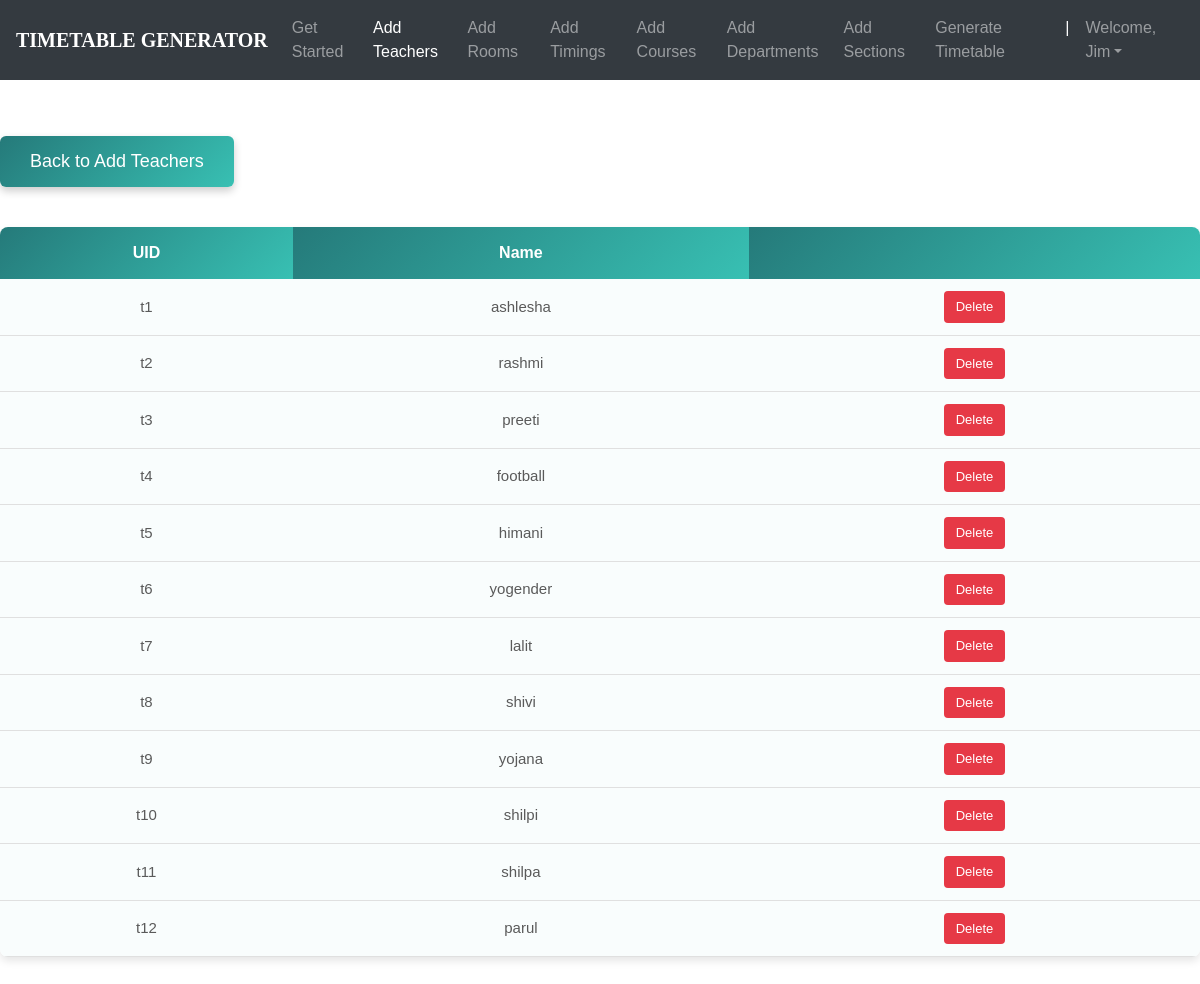
Before: /teachers_list/ (signed in) with the older database file.
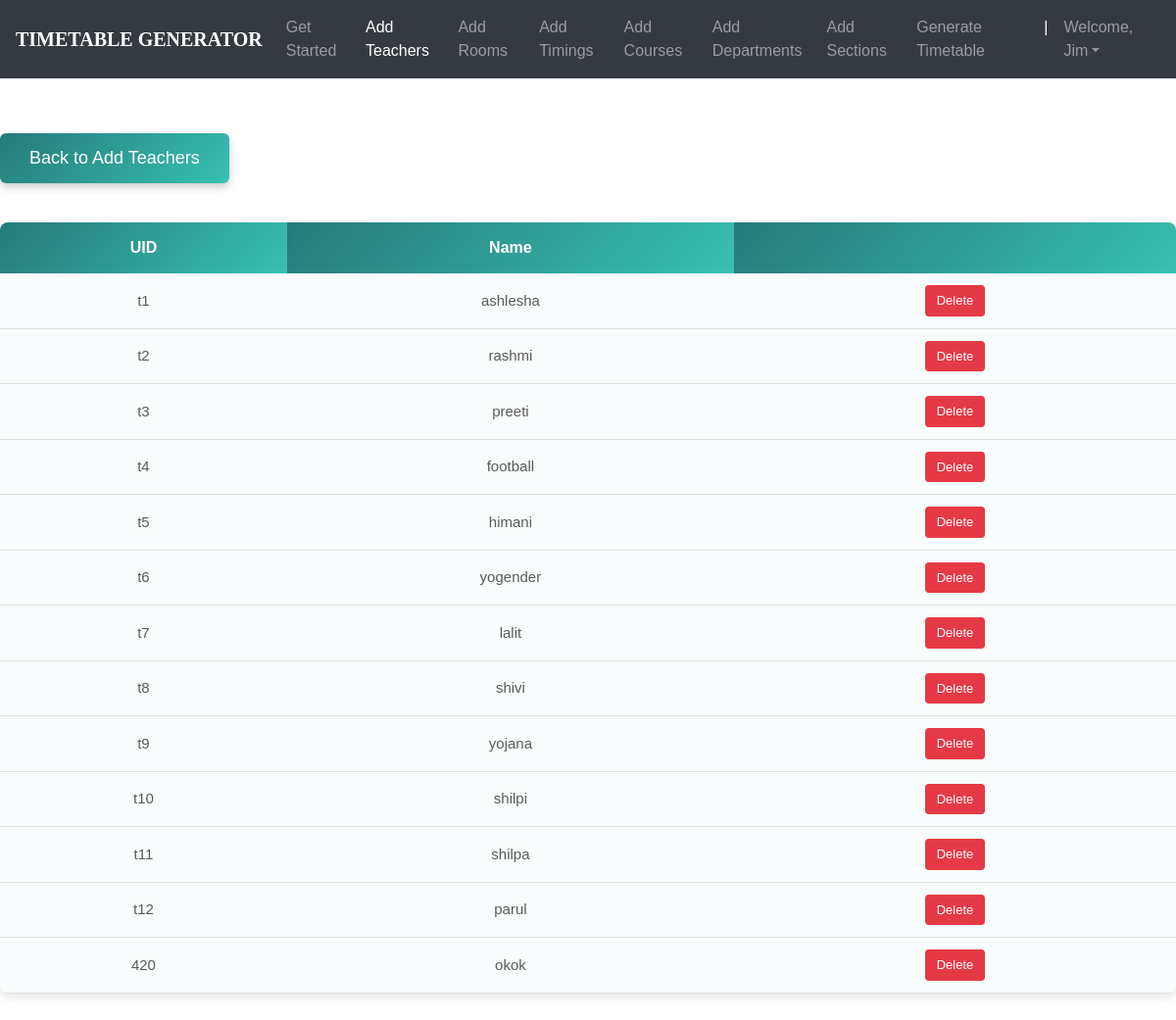
After: the same page with the newer database file.
### ttgen/models.py (models this page shows, shortened)
class Instructor(models.Model):
    uid = models.CharField(max_length=6)
    name = models.CharField(max_length=25)

### ttgen/views.py (the view)
# urls.py: path('teachers_list/', views.inst_list_view , name='editinstructor'),
@login_required
def inst_list_view(request):
    context = {
        'instructors': Instructor.objects.all()
    }
    return render(request, 'inslist.html', context)

### templates/inslist.html (shortened to what this page needs)
<!DOCTYPE html>
<html lang="en">
<head>
	<link rel="stylesheet" href="https://maxcdn.bootstrapcdn.com/bootstrap/4.0.0/css/bootstrap.min.css">
    <link rel="stylesheet" type="text/css" href="static/css/index.css">
</head>
<body>
        <header>
			<nav class="navbar navbar-expand-md navbar-dark fixed-top bg-dark">
                <a class="navbar-brand" href="#"><b>TIMETABLE GENERATOR</b></a>
                <div class="collapse navbar-collapse" id="navbarCollapse">
                    <ul class="navbar-nav ml-auto">
                    <li class="nav-item">
                        <a class="nav-link" href="{% url 'admindash' %}">Get Started</a>
                    </li>
                    <li class="nav-item active">
                        <a class="nav-link" href="{% url 'addInstructors' %}">Add Teachers</a>
                    </li>
                    <li class="nav-item">
                        <a class="nav-link" href="{% url 'addRooms' %}">Add Rooms</a>
                    </li>
                    <li class="nav-item">
		                <a class="nav-link" href="{% url 'addTimings' %}">Add Timings</a>
		            </li>
                    <li class="nav-item">
                        <a class="nav-link" href="{% url 'addCourses' %}">Add Courses</a>
                    </li>
                    <li class="nav-item">
			            <a class="nav-link" href="{% url 'addDepts' %}">Add Departments</a>
		            </li>
                    <li class="nav-item">
			            <a class="nav-link" href="{% url 'addSections' %}">Add Sections</a>
		            </li>
                    <li class="nav-item">
			            <a class="nav-link" href="{% url 'generate' %}">Generate Timetable</a>
		            </li>
                    <li class="nav-item active">
			            <a class="nav-link">|</a>
		            </li>
                    <li class="nav-item dropdown">
		                <a class="nav-link dropdown-toggle" href="#" id="dropdown03" data-toggle="dropdown" aria-haspopup="true" aria-expanded="false">Welcome, {{ user.first_name }}</a>
		            </li>
                    </ul>
                </div>
            </nav>
        </header><br><br>
        {% block content %}
        {% load static %}
<fieldset class="fieldset">
   <a href="{% url 'addInstructors'%}">
    <button class="back-btn">Back to Add Teachers</button>
</a>
    <div class="tabcontent" id="edit">
        <table class="table1">
            <thead>
            <tr class="table-headers">
            <th>UID</th>
            <th>Name</th>
            <th  class="empty"></th>
            </tr>
            </thead>
            <tbody>
            {% for inst in instructors %}
            <tr>
             <td>{{inst.uid}}</td>
             <td>{{inst.name}}</td>
             <td class="empty">
                <form action="{% url 'deleteinstructor' inst.id %}" method="post">
                        <input type="submit" value="Delete" class="cross">
                </form>
             </td>
             </tr>
            {% endfor %}
            </tbody>
        </table>
    </div>
</fieldset>
{% endblock %}

Changed rows visible on the page:
added Instructor: uid "420", name "okok"
